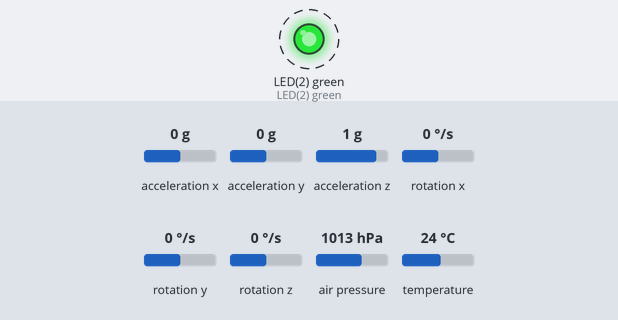
Recording of a program running on a simulated pyboard running MicroPython. On the bench: output pins drawn as LEDs (lit = HIGH). Dashed ring = blinking. Inputs (shaded band) come from the test bench; at power-on: acceleration x 0 g, acceleration y 0 g, acceleration z 1 g, rotation x 0 °/s, rotation y 0 °/s, rotation z 0 °/s, air pressure 1013 hPa, temperature 24 °C. What the program prints to the serial console is not drawn.

Above: at 1.3 s.
1.4 s: acceleration x set to -1.4 g
4.4 s: acceleration y set to -1.4 g
7.4 s: acceleration z set to -1.4 g
10.4 s: rotation x set to -192 °/s
Timing chart, 0 to 14.4 s (numbered marks = the images above; inputs shaded):
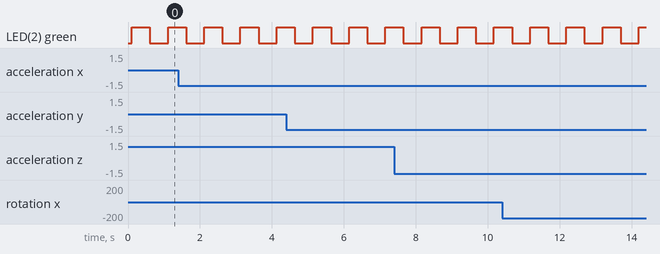

Measured:
- by itself, LED(2) green: alternates HIGH for 0.50 s and LOW for 0.50 s

The program:

trial.py
```python
"""
trial.py — Sensor diagnostic for MPU6050 + BMP280 on I2C bus 2 (Y9/Y10).
Copy to PYBFLASH and run from REPL: exec(open('trial.py').read())
Or rename to main.py temporarily.

Output every 500ms:
  ACC  ax ay az (G)
  GYRO gx gy gz (deg/s)
  BARO pressure (Pa), temp (C), alt (m relative)
"""

import pyb
from machine import I2C
import utime
import math
import struct

i2c = I2C(2, freq=400000)

# ── Scan ──────────────────────────────────────────────────────────────────────
print("Scanning I2C bus 2...")
found = i2c.scan()
print("Devices found:", [hex(a) for a in found])
MPU_OK  = 0x68 in found
BMP_OK  = 0x76 in found or 0x77 in found
BMP_ADDR = 0x76 if 0x76 in found else 0x77

print("MPU6050 @ 0x68:", "YES" if MPU_OK  else "NOT FOUND")
print("BMP280  @ 0x%02x:" % BMP_ADDR, "YES" if BMP_OK else "NOT FOUND")
print()

# ── MPU-6050 init ─────────────────────────────────────────────────────────────
if MPU_OK:
    i2c.writeto_mem(0x68, 0x6B, b'\x00')   # wake
    i2c.writeto_mem(0x68, 0x1B, b'\x00')   # gyro  ±250 dps
    i2c.writeto_mem(0x68, 0x1C, b'\x00')   # accel ±2 g
    print("MPU6050 initialised")

# ── BMP280 init + calibration ─────────────────────────────────────────────────
dig = {}
base_pa = None

def _s16(hi, lo):
    v = (hi << 8) | lo
    return v - 65536 if v > 32767 else v

def _u16(hi, lo):
    return (hi << 8) | lo

if BMP_OK:
    # normal mode, pressure OS×4, temp OS×1
    i2c.writeto_mem(BMP_ADDR, 0xF4, b'\x6B')
    i2c.writeto_mem(BMP_ADDR, 0xF5, b'\x00')
    c = i2c.readfrom_mem(BMP_ADDR, 0x88, 24)
    dig['T1'] = _u16(c[1],  c[0])
    dig['T2'] = _s16(c[3],  c[2])
    dig['T3'] = _s16(c[5],  c[4])
    dig['P1'] = _u16(c[7],  c[6])
    dig['P2'] = _s16(c[9],  c[8])
    dig['P3'] = _s16(c[11], c[10])
    dig['P4'] = _s16(c[13], c[12])
    dig['P5'] = _s16(c[15], c[14])
    dig['P6'] = _s16(c[17], c[16])
    dig['P7'] = _s16(c[19], c[18])
    dig['P8'] = _s16(c[21], c[20])
    dig['P9'] = _s16(c[23], c[22])
    utime.sleep_ms(100)
    print("BMP280 initialised, reading base pressure...")

def bmp_read():
    raw = i2c.readfrom_mem(BMP_ADDR, 0xF7, 6)
    adc_p = (raw[0] << 12) | (raw[1] << 4) | (raw[2] >> 4)
    adc_t = (raw[3] << 12) | (raw[4] << 4) | (raw[5] >> 4)
    var1 = (adc_t / 16384.0 - dig['T1'] / 1024.0) * dig['T2']
    var2 = (adc_t / 131072.0 - dig['T1'] / 8192.0) ** 2 * dig['T3']
    t_fine = var1 + var2
    temp = t_fine / 5120.0
    var1 = t_fine / 2.0 - 64000.0
    var2 = var1 * var1 * dig['P6'] / 32768.0 + var1 * dig['P5'] * 2.0
    var2 = var2 / 4.0 + dig['P4'] * 65536.0
    var1 = (dig['P3'] * var1 * var1 / 524288.0 + dig['P2'] * var1) / 524288.0
    var1 = (1.0 + var1 / 32768.0) * dig['P1']
    if var1 == 0:
        return None, temp
    p = 1048576.0 - adc_p
    p = ((p - var2 / 4096.0) * 6250.0) / var1
    var1 = dig['P9'] * p * p / 2147483648.0
    var2 = p * dig['P8'] / 32768.0
    p += (var1 + var2 + dig['P7']) / 16.0
    return p, temp

if BMP_OK:
    base_pa, _ = bmp_read()
    print("Base pressure: %.1f Pa  (%.1f hPa)" % (base_pa, base_pa / 100))
    print()

# ── Main loop ─────────────────────────────────────────────────────────────────
print("Reading every 500ms — Ctrl-C to stop\n")
led = pyb.LED(2)
n = 0

while True:
    led.toggle()
    lines = []

    # MPU-6050
    if MPU_OK:
        d = i2c.readfrom_mem(0x68, 0x3B, 14)
        def s16(h, l):
            v = (h << 8) | l
            return v - 65536 if v > 32767 else v
        ax = s16(d[0],  d[1])  / 16384.0
        ay = s16(d[2],  d[3])  / 16384.0
        az = s16(d[4],  d[5])  / 16384.0
        gx = s16(d[8],  d[9])  / 131.0
        gy = s16(d[10], d[11]) / 131.0
        gz = s16(d[12], d[13]) / 131.0
        roll  = math.degrees(math.atan2(ay, az))
        pitch = math.degrees(math.atan2(-ax, math.sqrt(ay*ay + az*az)))
        lines.append("ACC  ax=%+.3f  ay=%+.3f  az=%+.3f G" % (ax, ay, az))
        lines.append("GYRO gx=%+6.1f  gy=%+6.1f  gz=%+6.1f deg/s" % (gx, gy, gz))
        lines.append("ANGLE  roll=%+6.1f  pitch=%+6.1f deg" % (roll, pitch))
    else:
        lines.append("ACC  -- MPU6050 not found --")

    # BMP280
    if BMP_OK:
        pa, tc = bmp_read()
        if pa and base_pa:
            alt = (base_pa - pa) * 0.085
            lines.append("BARO  %.1f Pa  %.1f hPa  %.2f°C  alt=%.2f m" % (pa, pa/100, tc, alt))
        else:
            lines.append("BARO  read error")
    else:
        lines.append("BARO  -- BMP280 not found --")

    print("[%3d]" % n)
    for l in lines:
        print("  ", l)
    print()

    n += 1
    utime.sleep_ms(500)
```
